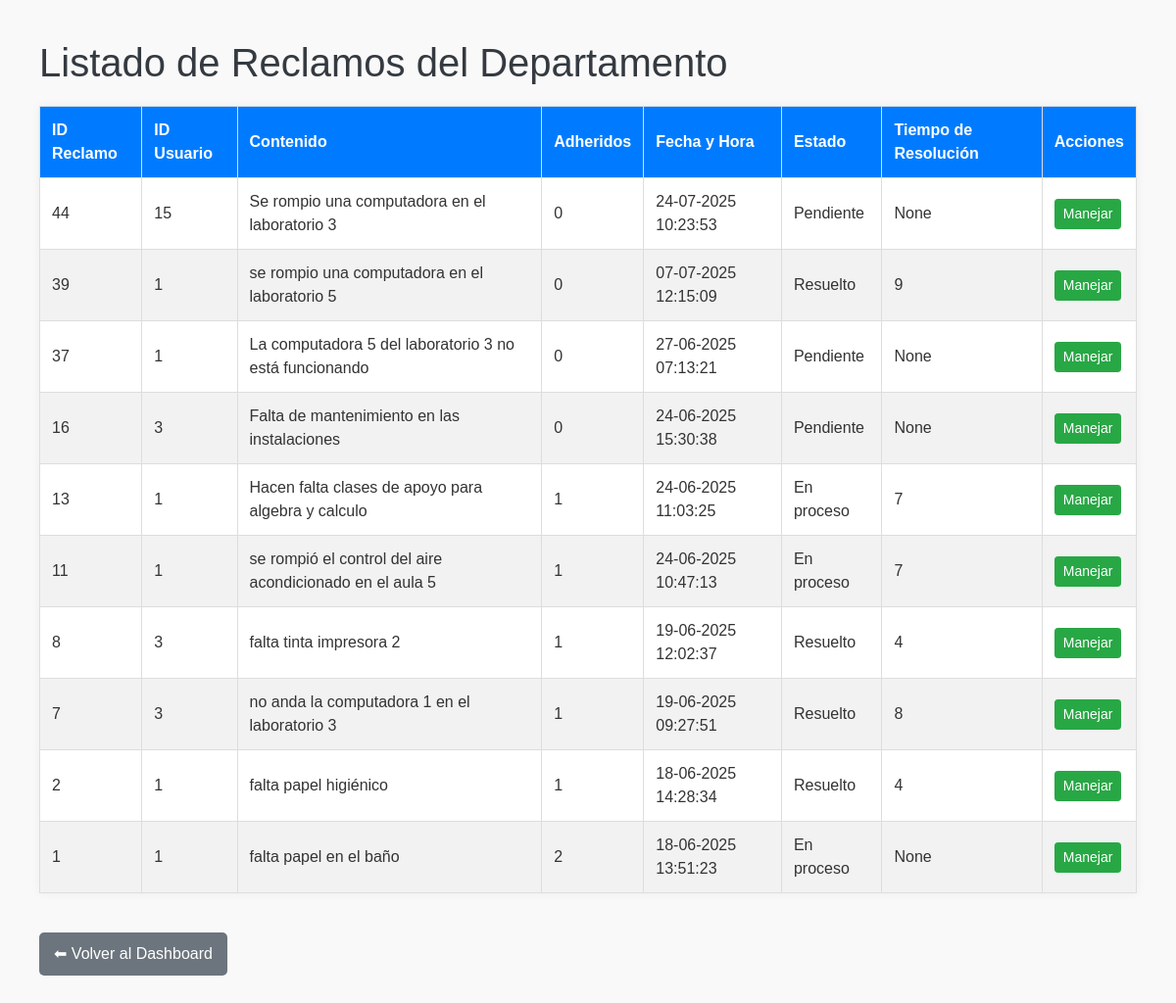
The page /manejar_reclamos/Soporte_Informatico on the database its author committed.
### modules/modelos.py (models this page shows)
class ModeloReclamo(Base):
    __tablename__ = 'reclamos'
    id_reclamo = Column(Integer(), primary_key=True)
    id_creador = Column(Integer(), nullable=False)
    estado = Column(String(20), nullable=False)
    contenido = Column(String(1000), nullable=False)
    r_imagen = Column(String(255))
    fecha_y_hora = Column(DateTime, nullable=False, default=func.now())
    departamento = Column(String(50))
    tiempo_en_proceso = Column(Integer())

### server.py (the view)
@app.route('/manejar_reclamos/<departamento>')
def manejar_reclamos(departamento):
    page = request.args.get('page', 1, type=int)
    per_page = 20
    rol = session.get('rol')
    try:
        reclamos, total = gestor_reclamos.listar_reclamos_paginados(page=page, per_page=per_page, departamento=departamento)
        return render_template("manejar_reclamos.html", reclamos=reclamos,departamento=departamento, page=page, per_page=per_page, total=total, rol=rol)
    except Exception as e:
        flash(str(e), 'danger')
        return render_template("manejar_reclamos.html", reclamos=[], departamento=departamento, page=1, per_page=per_page, total=0)

### modules/dominio.py (called while the page is built)
    @property
    def id_reclamo(self):
        return self.__id_reclamo

    @property
    def id_creador(self):
        return self.__id_creador

    @property
    def estado(self):
        return self.__estado

    @property
    def fecha_y_hora(self):
        return self.__fecha_y_hora

    @property
    def contenido(self):
        return self.__contenido

    @property
    def departamento(self):
        return self.__departamento

    @property
    def tiempo_en_proceso(self):
        return self.__tiempo_en_proceso

    @property
    def r_imagen(self):
        return self.__r_imagen

    @id_reclamo.setter
    def id_reclamo(self, id_reclamo):
        if id_reclamo != None:
            if not isinstance(id_reclamo, int):
                raise ValueError("El id del reclamo debe ser un número entero")
            self.__id_reclamo = id_reclamo
        else:
            self.__id_reclamo = None

    @id_creador.setter
    def id_creador(self, id_creador):
        if id_creador != None:
            if not isinstance(id_creador, int):
                raise ValueError("El id del creador debe ser un número entero")
            self.__id_creador = id_creador
        else:
            self.__id_creador = None

    @estado.setter
    def estado(self, estado):
        estados_validos = ["Pendiente", "En proceso", "Resuelto", "Invalido"]
        if estado not in estados_validos:
            raise ValueError(f"Estado inválido. Debe ser uno de: {', '.join(estados_validos)}.")
        self.__estado = estado

    @fecha_y_hora.setter
    def fecha_y_hora(self, fecha_y_hora):
        if not isinstance(fecha_y_hora, datetime):
            raise ValueError("La fecha y hora debe ser un objeto datetime.")
        self.__fecha_y_hora = fecha_y_hora

    @contenido.setter
    def contenido(self, contenido):
        if not isinstance(contenido, str) or not contenido.strip():
            raise ValueError("El contenido del reclamo no puede estar vacío.")
        self.__contenido = contenido.strip()

    @departamento.setter # Esto tiene que ser de tipo Departamento en vez de str
    def departamento(self, departamento):
        if not isinstance(departamento, str) or not departamento.strip():
            raise ValueError("El departamento no puede estar vacío.")
        self.__departamento = departamento.strip().title()

### templates/manejar_reclamos.html (shortened to what this page needs)
<!DOCTYPE html>
<html lang="es">
<head>
    <link rel="stylesheet" href="https://stackpath.bootstrapcdn.com/bootstrap/4.5.2/css/bootstrap.min.css">
</head>
<body>
    <h1>Listado de Reclamos del Departamento</h1>
    <table>
        <thead>
            <tr>
                <th>ID Reclamo</th>
                <th>ID Usuario</th>
                <th>Contenido</th>
                <th>Adheridos</th>
                <th>Fecha y Hora</th>
                <th>Estado</th>
                <th>Tiempo de Resolución</th>
                <th>Acciones</th>
            </tr>
        </thead>
        <tbody>
            {% for reclamo in reclamos %}
            <tr>
                <td>{{ reclamo.id_reclamo }}</td>
                <td>{{ reclamo.id_creador }}</td>
                <td>{{ reclamo.contenido }}</td>
                <td>{{ reclamo.n_adherentes }}</td>
                <td>{{ reclamo.fecha_y_hora }}</td>
                <td>{{ reclamo.estado }}</td>
                <td>{{ reclamo.tiempo_en_proceso }}</td>
                <td>
                    <form action="{{ url_for('iniciar_resolucion', id_reclamo=reclamo.id_reclamo) }}" method="GET">
                        <button type="submit" class="btn btn-success btn-sm">Manejar</button>
                    </form>
                </td>
            </tr>
            {% endfor %}
        </tbody>
    </table>
    <a href="{{ url_for('jefe_dashboard') }}" class="volver">⬅ Volver al Dashboard</a>
</body>
</html>

### templates/manejar_reclamos.html (style rules this page uses)
body { font-family: Arial, sans-serif; margin: 40px; background-color: #f9f9f9; color: #333; }
h1 { color: #343a40; margin-bottom: 20px; }
table { width: 100%; border-collapse: collapse; background: #fff; box-shadow: 0 0 10px rgba(0,0,0,0.05); }
th, td { padding: 12px; border: 1px solid #ddd; text-align: left; }
th { background-color: #007bff; color: white; }
tr:nth-child(even) { background-color: #f2f2f2; }
.btn { margin: 2px 0; }
.volver { margin-top: 20px; display: inline-block; background-color: #6c757d; color: white; padding: 10px 15px; text-decoration: none; border-radius: 5px; }

### rows shown on the page
ModeloReclamo: id_reclamo "44", id_creador "15", contenido "Se rompio una computadora en el laboratorio 3", n_adherentes "0", fecha_y_hora "24-07-2025 10:23:53", estado "Pendiente", tiempo_en_proceso "None"
ModeloReclamo: id_reclamo "39", id_creador "1", contenido "se rompio una computadora en el laboratorio 5", n_adherentes "0", fecha_y_hora "07-07-2025 12:15:09", estado "Resuelto", tiempo_en_proceso "9"
ModeloReclamo: id_reclamo "37", id_creador "1", contenido "La computadora 5 del laboratorio 3 no está funcionando", n_adherentes "0", fecha_y_hora "27-06-2025 07:13:21", estado "Pendiente", tiempo_en_proceso "None"
ModeloReclamo: id_reclamo "16", id_creador "3", contenido "Falta de mantenimiento en las instalaciones", n_adherentes "0", fecha_y_hora "24-06-2025 15:30:38", estado "Pendiente", tiempo_en_proceso "None"
ModeloReclamo: id_reclamo "13", id_creador "1", contenido "Hacen falta clases de apoyo para algebra y calculo", n_adherentes "1", fecha_y_hora "24-06-2025 11:03:25", estado "En proceso", tiempo_en_proceso "7"
ModeloReclamo: id_reclamo "11", id_creador "1", contenido "se rompió el control del aire acondicionado en el aula 5", n_adherentes "1", fecha_y_hora "24-06-2025 10:47:13", estado "En proceso", tiempo_en_proceso "7"
ModeloReclamo: id_reclamo "8", id_creador "3", contenido "falta tinta impresora 2", n_adherentes "1", fecha_y_hora "19-06-2025 12:02:37", estado "Resuelto", tiempo_en_proceso "4"
ModeloReclamo: id_reclamo "7", id_creador "3", contenido "no anda la computadora 1 en el laboratorio 3", n_adherentes "1", fecha_y_hora "19-06-2025 09:27:51", estado "Resuelto", tiempo_en_proceso "8"
ModeloReclamo: id_reclamo "2", id_creador "1", contenido "falta papel higiénico", n_adherentes "1", fecha_y_hora "18-06-2025 14:28:34", estado "Resuelto", tiempo_en_proceso "4"
ModeloReclamo: id_reclamo "1", id_creador "1", contenido "falta papel en el baño", n_adherentes "2", fecha_y_hora "18-06-2025 13:51:23", estado "En proceso", tiempo_en_proceso "None"
